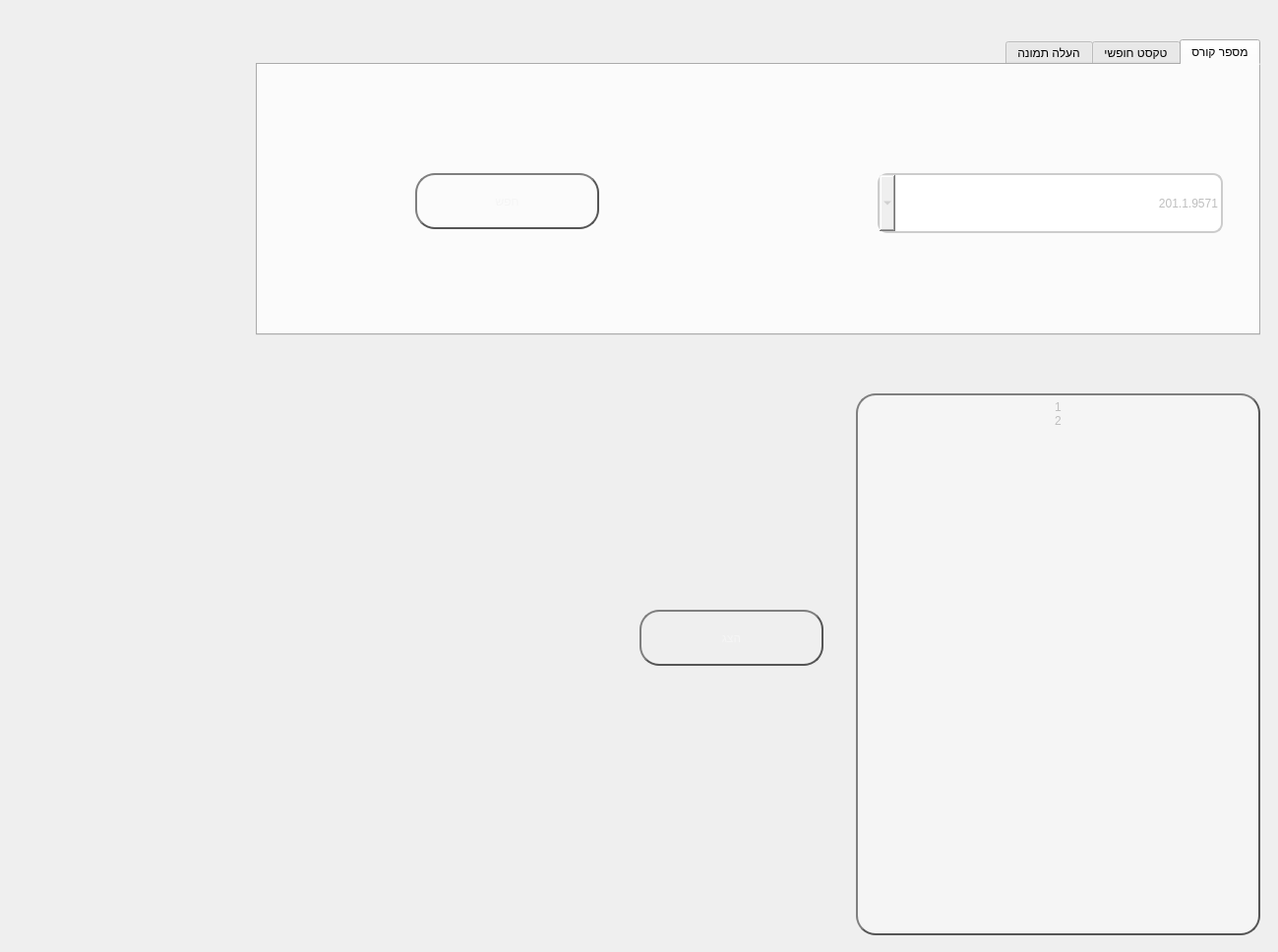
<?xml version="1.0" encoding="UTF-8"?>
<ui version="4.0">
 <class>Prepary</class>
 <widget class="QMainWindow" name="Prepary">
  <property name="geometry">
   <rect>
    <x>0</x>
    <y>0</y>
    <width>1299</width>
    <height>968</height>
   </rect>
  </property>
  <property name="windowTitle">
   <string>Prepary | How you Learn</string>
  </property>
  <property name="styleSheet">
   <string notr="true"/>
  </property>
  <widget class="QWidget" name="centralwidget">
   <widget class="QLabel" name="label">
    <property name="geometry">
     <rect>
      <x>3</x>
      <y>-48</y>
      <width>1291</width>
      <height>1061</height>
     </rect>
    </property>
    <property name="styleSheet">
     <string notr="true">background-image: url(:/Back_hack/exam_multiplechoice.jpg);</string>
    </property>
    <property name="text">
     <string/>
    </property>
   </widget>
   <widget class="QTabWidget" name="uplaod_pic">
    <property name="geometry">
     <rect>
      <x>260</x>
      <y>40</y>
      <width>1021</width>
      <height>301</height>
     </rect>
    </property>
    <property name="layoutDirection">
     <enum>Qt::RightToLeft</enum>
    </property>
    <property name="autoFillBackground">
     <bool>false</bool>
    </property>
    <property name="styleSheet">
     <string notr="true">QTabWidget{
	font: 10pt &quot;RelishPro 2&quot;;
    color: #BEBEBE;
    border: 2px solid #555;
    border-radius: 20px;
    border-style: outset;
    padding: 5px;
}
</string>
    </property>
    <property name="currentIndex">
     <number>0</number>
    </property>
    <widget class="QWidget" name="course_num">
     <attribute name="title">
      <string>מספר קורס</string>
     </attribute>
     <widget class="QComboBox" name="cn_comboBox">
      <property name="geometry">
       <rect>
        <x>630</x>
        <y>110</y>
        <width>351</width>
        <height>61</height>
       </rect>
      </property>
      <property name="styleSheet">
       <string notr="true">QComboBox {

 color: #BEBEBE; 
border: 2px solid #cccccc;
border-radius: 10px;
	font: 12pt &quot;MS Shell Dlg 2&quot;;


}


QComboBox::drop-down {
color: #BEBEBE; 
border: 2px solid #cccccc;
border-radius: 10px;
background-image: url(:/back1/icon_in_the_input_box_drop_down_arrow_511486.png);
}

</string>
      </property>
      <item>
       <property name="text">
        <string>201.1.9571</string>
       </property>
      </item>
      <item>
       <property name="text">
        <string>201.1.2371</string>
       </property>
      </item>
      <item>
       <property name="text">
        <string>201.1.9621</string>
       </property>
      </item>
      <item>
       <property name="text">
        <string>201.1.9721</string>
       </property>
      </item>
     </widget>
     <widget class="QPushButton" name="Search">
      <property name="geometry">
       <rect>
        <x>160</x>
        <y>110</y>
        <width>187</width>
        <height>57</height>
       </rect>
      </property>
      <property name="styleSheet">
       <string notr="true">QPushButton {
	font: 10pt &quot;RelishPro 2&quot;;
    color: #F5F5F5;
    border: 2px solid #555;
    border-radius: 20px;
    border-style: outset;
    background: qradialgradient(
        cx: 0.3, cy: -0.4, fx: 0.3, fy: -0.4,
        radius: 1.35, stop: 0 	#ff920c, stop: 1 #db6008
        );
    padding: 5px;
    }

QPushButton:hover {
    background: qradialgradient(
        cx: 0.3, cy: -0.4, fx: 0.3, fy: -0.4,
        radius: 1.35, stop: 0 #ffa62b, stop: 1 #ff920c
        );
    }

QPushButton:pressed {
    border-style: inset;
    background: qradialgradient(
        cx: 0.4, cy: -0.1, fx: 0.4, fy: -0.1,
        radius: 1.35, stop: 0 #fff, stop: 1 #ddd
        );
    }</string>
      </property>
      <property name="text">
       <string>חפש</string>
      </property>
     </widget>
    </widget>
    <widget class="QWidget" name="free_text">
     <attribute name="title">
      <string>טקסט חופשי</string>
     </attribute>
    </widget>
    <widget class="QWidget" name="tab">
     <attribute name="title">
      <string>העלה תמונה</string>
     </attribute>
    </widget>
   </widget>
   <widget class="QListWidget" name="listWidget_results">
    <property name="geometry">
     <rect>
      <x>870</x>
      <y>400</y>
      <width>411</width>
      <height>551</height>
     </rect>
    </property>
    <property name="layoutDirection">
     <enum>Qt::LeftToRight</enum>
    </property>
    <property name="styleSheet">
     <string notr="true">QListWidget{
	font: 10pt &quot;RelishPro 2&quot;;
    color: #BEBEBE;
    border: 2px solid #555;
    border-radius: 20px;
    border-style: outset;
    background: #F5F5F5;
    padding: 5px;

}</string>
    </property>
    <property name="textElideMode">
     <enum>Qt::ElideMiddle</enum>
    </property>
    <property name="viewMode">
     <enum>QListView::ListMode</enum>
    </property>
    <item>
     <property name="text">
      <string>1</string>
     </property>
     <property name="textAlignment">
      <set>AlignCenter</set>
     </property>
    </item>
    <item>
     <property name="text">
      <string>2</string>
     </property>
     <property name="textAlignment">
      <set>AlignCenter</set>
     </property>
    </item>
   </widget>
   <widget class="QPushButton" name="show_png">
    <property name="geometry">
     <rect>
      <x>650</x>
      <y>620</y>
      <width>187</width>
      <height>57</height>
     </rect>
    </property>
    <property name="styleSheet">
     <string notr="true">QPushButton {
	font: 10pt &quot;RelishPro 2&quot;;
    color: #F5F5F5;
    border: 2px solid #555;
    border-radius: 20px;
    border-style: outset;
    background: qradialgradient(
        cx: 0.3, cy: -0.4, fx: 0.3, fy: -0.4,
        radius: 1.35, stop: 0 	#68abfd, stop: 1 #157efb
        );
    padding: 5px;
    }

QPushButton:hover {
    background: qradialgradient(
        cx: 0.3, cy: -0.4, fx: 0.3, fy: -0.4,
        radius: 1.35, stop: 0 #cde3fe, stop: 1 #68abfd
        );
    }

QPushButton:pressed {
    border-style: inset;
    background: qradialgradient(
        cx: 0.4, cy: -0.1, fx: 0.4, fy: -0.1,
        radius: 1.35, stop: 0 #fff, stop: 1 #ddd
        );
    }</string>
    </property>
    <property name="text">
     <string>הצג</string>
    </property>
   </widget>
  </widget>
 </widget>
 <resources>
  <include location="resources/rsc_p2s.qrc"/>
 </resources>
 <connections/>
</ui>
